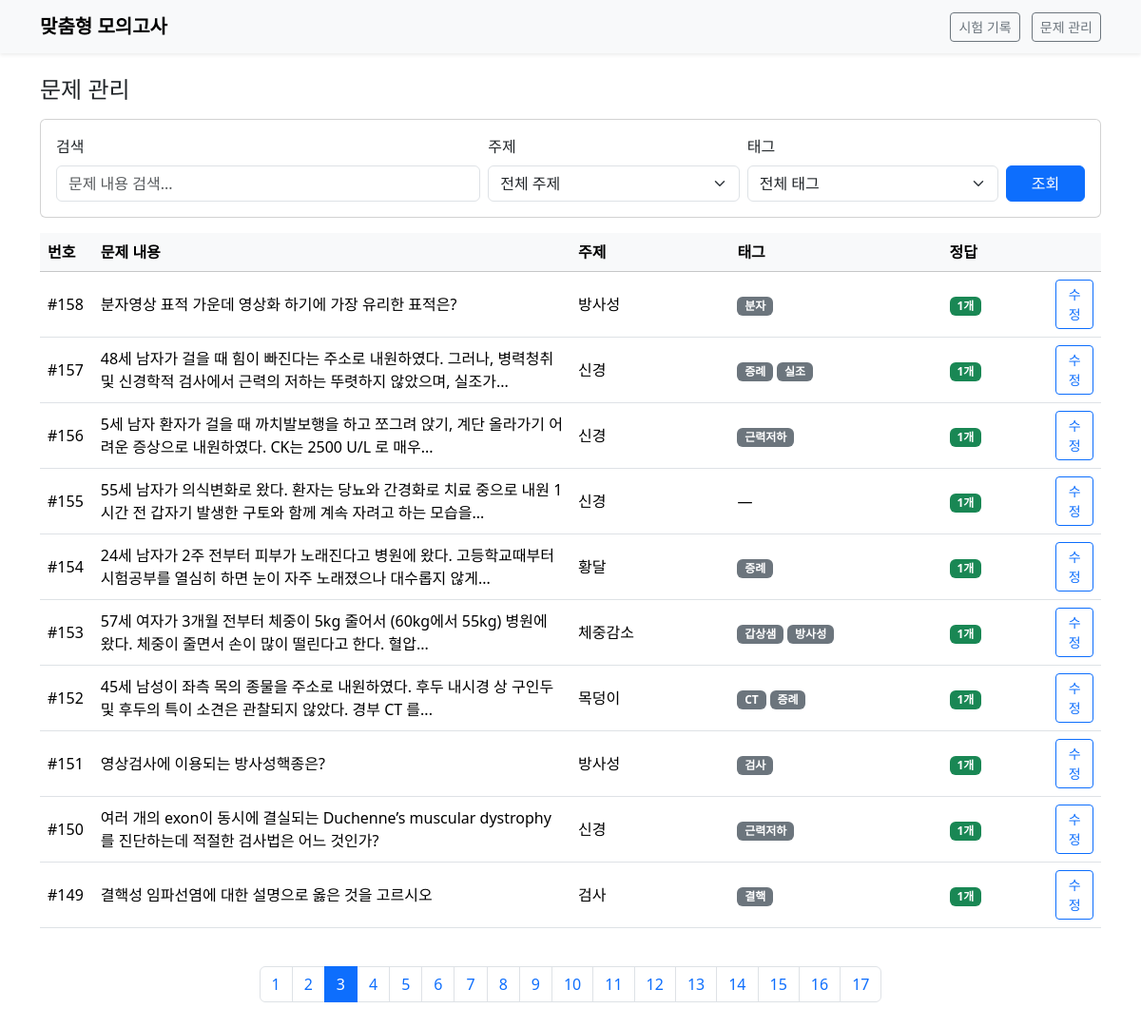
The page /manage?page=3&q=&topic=&tag= on the database its author committed.
### tables this page shows
CREATE TABLE "Question" (
	"question_id"	INTEGER,
	"question_text"	TEXT,
	"image_path"	TEXT,
	"subject"	TEXT,
	"topic"	TEXT,
	"answer_explanation"	TEXT,
	"author"	TEXT, tags TEXT, has_error BOOLEAN DEFAULT 0,
	PRIMARY KEY("question_id" AUTOINCREMENT)
);

### app.py (the view)
@app.route("/manage")
def manage():
    page = request.args.get('page', 1, type=int)
    search_query = request.args.get('q', '', type=str)
    selected_topic = request.args.get('topic', '', type=str)
    selected_tag = request.args.get('tag', '', type=str)
    PER_PAGE = 10
    offset = (page - 1) * PER_PAGE
    with closing(get_db()) as con:
        cur = con.cursor()
        cur.execute("SELECT DISTINCT topic FROM Question WHERE topic IS NOT NULL AND topic != '' ORDER BY topic")
        all_topics = [row['topic'] for row in cur.fetchall()]
        cur.execute("SELECT DISTINCT tags FROM Question WHERE tags IS NOT NULL AND tags != ''")
        all_tags_raw = [row['tags'] for row in cur.fetchall()]
        all_tags = sorted(list(set(tag.strip() for tags in all_tags_raw for tag in tags.split(','))))
        params = []
        where_clauses = []
        base_query = "FROM Question Q LEFT JOIN Choice C ON Q.question_id = C.question_id"
        if search_query:
            where_clauses.append("Q.question_text LIKE ?")
            params.append(f"%{search_query}%")
        if selected_topic:
            where_clauses.append("Q.topic = ?")
            params.append(selected_topic)
        if selected_tag:
            where_clauses.append("Q.tags LIKE ?")
            params.append(f"%{selected_tag}%")
        where_sql = ""
        if where_clauses:
            where_sql = " WHERE " + " AND ".join(where_clauses)
        count_query = "SELECT COUNT(DISTINCT Q.question_id) " + base_query + where_sql
        cur.execute(count_query, params)
        total_questions = cur.fetchone()[0]
        main_query = "SELECT Q.*, COUNT(CASE WHEN C.is_correct = 1 THEN 1 END) as correct_answer_count " + base_query + where_sql
        main_query += """
            GROUP BY Q.question_id
            ORDER BY
                CASE WHEN Q.has_error = 1 THEN -1 ELSE 0 END, -- ✨[추가] 오류 신고 문제 최우선 정렬
                CASE WHEN COUNT(CASE WHEN C.is_correct = 1 THEN 1 END) = 0 THEN 0 ELSE 2 END,
                CASE WHEN Q.topic IS NULL OR Q.topic = '' THEN 1 ELSE 2 END,
                Q.question_id DESC
            LIMIT ? OFFSET ?
        """
        query_params = params + [PER_PAGE, offset]
        cur.execute(main_query, query_params)
        questions = cur.fetchall()
    total_pages = (total_questions + PER_PAGE - 1) // PER_PAGE
    return render_template(
        "manage.html",
        questions=questions,
        current_page=page,
        total_pages=total_pages,
        search_query=search_query,
        all_topics=all_topics,
        all_tags=all_tags,
        selected_topic=selected_topic,
        selected_tag=selected_tag
    )

### app.py (called while the page is built)
def get_db():
    con = sqlite3.connect(DB_PATH)
    con.row_factory = sqlite3.Row
    return con

### templates/manage.html (shortened to what this page needs)
{% extends 'base.html' %}
{% block content %}
<div class="d-flex justify-content-between align-items-center mb-3">
    <h1 class="h4 mb-0">문제 관리</h1>
</div>
<form method="get" action="{{ url_for('manage') }}" class="card card-body mb-3">
    <div class="row g-2 align-items-end">
        <div class="col-md-5">
            <label for="search-input" class="form-label">검색</label>
            <input type="search" id="search-input" name="q" class="form-control" placeholder="문제 내용 검색..." value="{{ search_query or '' }}">
        </div>
        <div class="col-md-3">
            <label for="topic-select" class="form-label">주제</label>
            <select id="topic-select" name="topic" class="form-select">
                <option value="">전체 주제</option>
            </select>
        </div>
        <div class="col-md-3">
            <label for="tag-select" class="form-label">태그</label>
            <select id="tag-select" name="tag" class="form-select">
                <option value="">전체 태그</option>
            </select>
        </div>
        <div class="col-md-1">
            <button class="btn btn-primary w-100" type="submit">조회</button>
        </div>
    </div>
</form>
<div class="table-responsive">
    <table class="table table-hover align-middle">
        <thead class="table-light">
            <tr>
                <th scope="col" style="width: 5%;">번호</th>
                <th scope="col" style="width: 45%;">문제 내용</th>
                <th scope="col" style="width: 15%;">주제</th>
                <th scope="col" style="width: 20%;">태그</th>
                <th scope="col" style="width: 10%;">정답</th>
                <th scope="col" style="width: 5%;"></th>
            </tr>
        </thead>
        <tbody>
            {% for q in questions %}
                {% set is_incomplete = not q.topic or q.correct_answer_count == 0 %}
                <tr class="{% if is_incomplete %}table-warning-custom{% endif %}">
                    <td>#{{ q.question_id }}</td>
                    <td>
                        {{ q.question_text | truncate(80) }}
                    </td>
                    <td>{{ q.topic or '—' }}</td>
                    <td>
                        {% if q.tags %}
                            {% for tag in q.tags.split(',') %}
                                <span class="badge bg-secondary">{{ tag.strip() }}</span>
                            {% endfor %}
                        {% else %}
                            —
                        {% endif %}
                    </td>
                    <td>
                        {% if q.correct_answer_count > 0 %}
                            <span class="badge bg-success">{{ q.correct_answer_count }}개</span>
                        {% else %}
                            <span class="badge bg-danger">미지정</span>
                        {% endif %}
                    </td>
                    <td>
                        <a href="{{ url_for('edit_question', question_id=q.question_id, q=search_query, topic=selected_topic, tag=selected_tag) }}" class="btn btn-sm btn-outline-primary">수정</a>
                    </td>
                </tr>
            {% endfor %}
        </tbody>
    </table>
</div>
{% if total_pages > 1 %}
<nav aria-label="Page navigation" class="mt-4">
    <ul class="pagination justify-content-center">
        {% for p in range(1, total_pages + 1) %}
        <li class="page-item {% if p == current_page %}active{% endif %}">
            <a class="page-link" href="{{ url_for('manage', page=p, q=search_query, topic=selected_topic, tag=selected_tag) }}">{{ p }}</a>
        </li>
        {% endfor %}
    </ul>
</nav>
{% endif %}
{% endblock %}

### rows shown on the page
Question: question_id "158", question_text "분자영상 표적 가운데 영상화 하기에 가장 유리한 표적은?", topic "방사성", strip "분자", correct_answer_count "1"
Question: question_id "157", question_text "48세 남자가 걸을 때 힘이 빠진다는 주소로 내원하였다. 그러나, 병력청취 및 신경학적 검사에서 근력의 저하는 뚜렷하지 않았으며, 실조가...", topic "신경", strip "증례" "실조", correct_answer_count "1"
Question: question_id "156", question_text "5세 남자 환자가 걸을 때 까치발보행을 하고 쪼그려 앉기, 계단 올라가기 어려운 증상으로 내원하였다. CK는 2500 U/L 로 매우...", topic "신경", strip "근력저하", correct_answer_count "1"
Question: question_id "155", question_text "55세 남자가 의식변화로 왔다. 환자는 당뇨와 간경화로 치료 중으로 내원 1시간 전 갑자기 발생한 구토와 함께 계속 자려고 하는 모습을...", topic "신경", correct_answer_count "1"
Question: question_id "154", question_text "24세 남자가 2주 전부터 피부가 노래진다고 병원에 왔다. 고등학교때부터 시험공부를 열심히 하면 눈이 자주 노래졌으나 대수롭지 않게...", topic "황달", strip "증례", correct_answer_count "1"
Question: question_id "153", question_text "57세 여자가 3개월 전부터 체중이 5kg 줄어서 (60kg에서 55kg) 병원에 왔다. 체중이 줄면서 손이 많이 떨린다고 한다. 혈압...", topic "체중감소", strip "갑상샘" "방사성", correct_answer_count "1"
Question: question_id "152", question_text "45세 남성이 좌측 목의 종물을 주소로 내원하였다. 후두 내시경 상 구인두 및 후두의 특이 소견은 관찰되지 않았다. 경부 CT 를...", topic "목덩이", strip "CT" "증례", correct_answer_count "1"
Question: question_id "151", question_text "영상검사에 이용되는 방사성핵종은?", topic "방사성", strip "검사", correct_answer_count "1"
Question: question_id "150", question_text "여러 개의 exon이 동시에 결실되는 Duchenne’s muscular dystrophy를 진단하는데 적절한 검사법은 어느 것인가?", topic "신경", strip "근력저하", correct_answer_count "1"
Question: question_id "149", question_text "결핵성 임파선염에 대한 설명으로 옳은 것을 고르시오", topic "검사", strip "결핵", correct_answer_count "1"

### other values the page prints
{{ p }} "1" "2" "3" "4" "5" "6" "7" "8" "9" "10" "11" "12" "13" "14" "15" "16" "17"
